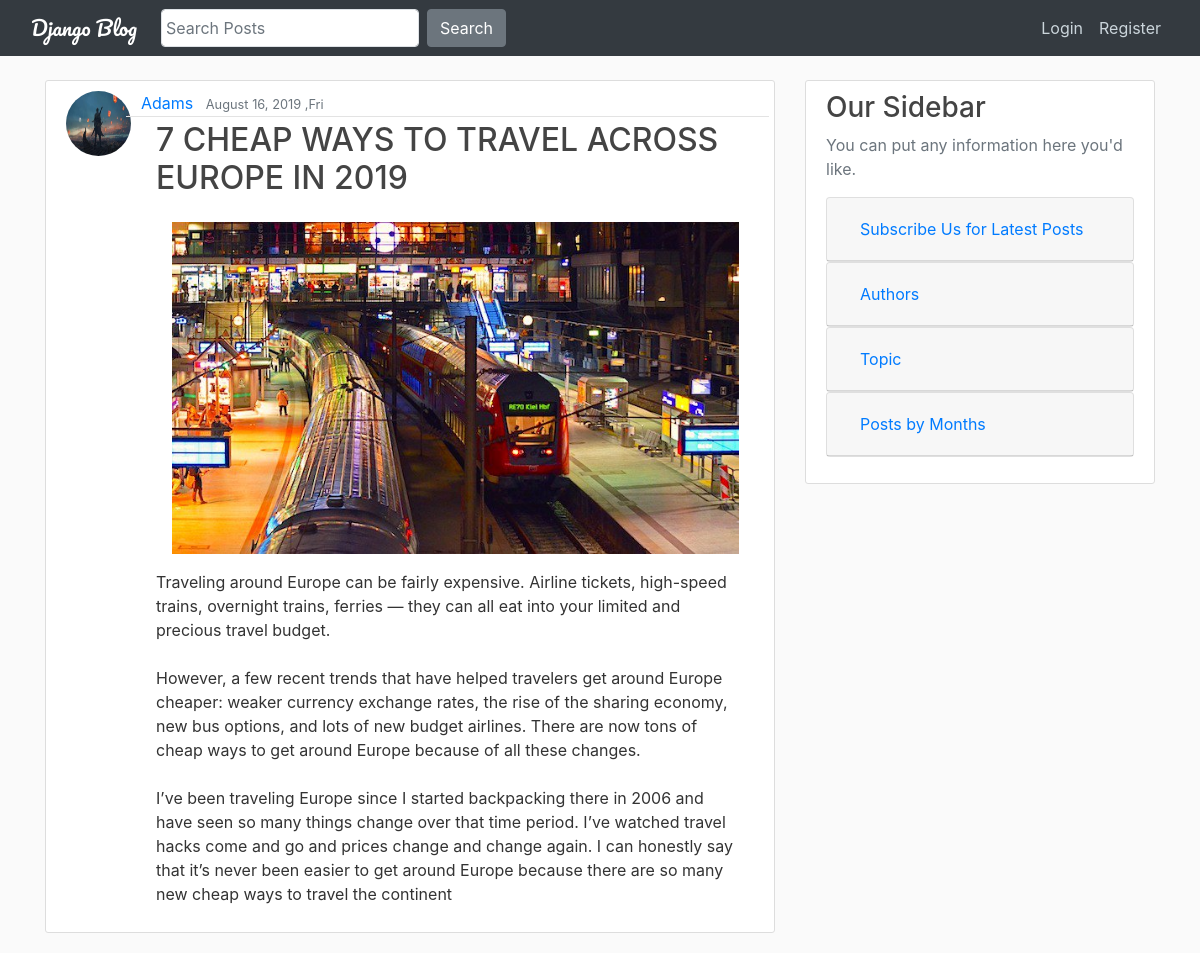
The page /post/10/ on the database its author committed.
### appblog/models.py (models this page shows, shortened)
class Post(models.Model):
    title=models.CharField(max_length=99)
    slug = models.SlugField(unique=True, null=False)
    topic= models.CharField(max_length=50,default='Select')
    images=models.ImageField(upload_to='images',blank=True)
    content= models.TextField()
    date_posted=models.DateTimeField(default=timezone.now)
    author=models.ForeignKey(User,default="Anonymous user",on_delete=models.CASCADE)

### users/models.py (models this page shows, shortened)
class Profile(models.Model):
    user = models.OneToOneField(User,on_delete=models.CASCADE)
    image = models.ImageField(default="default.jpg",upload_to='profile_pics')

### appblog/views.py (the view)
# urls.py: path('post/<int:pk>/',PostDetailView.as_view(), name='post_detail'),
class PostDetailView(DetailView):
    model = Post

### appblog/templates/appblog/post_detail.html (shortened to what this page needs)
{% extends "appblog/base.html"%}
{% block content %}
    <article class="media content-section">
        <img class="rounded-circle article-img" src="{{object.author.profile.image.url}}">
         <div class="media-body">
            <div class="article-metadata row ">
                <div class="col-sm-9">
                <a class="mr-2 " href="{% url 'user_posts' object.author.username %}">{{object.author}}</a>
                <small class="text-muted">{{object.date_posted|date:"F d, Y ,D"}}</small>
                </div>
            </div>
             <div class="col-md-auto">
                <h2 class="article-title">{{object.title}}</h2>
                {% if object.images  %}
                <div><img src="{{object.images.url}}" class="img-fluid m-2 p-2"></div>
                {% endif %}
                <p class="article-content">{{object.content|safe}}</p>
             </div>
         </div>
    </article>
{% endblock %}
{% block sidebar %}
{{block.super}}
{% endblock sidebar %}

### appblog/static/appblog/mainnn.css (style rules this page uses)
body { background: #fafafa; color: #333333; margin-top: 5rem; }
h1, h2, h3, h4, h5, h6 { color: #444444; }
.content-section { background: #ffffff; padding: 10px 20px; border: 1px solid #dddddd; border-radius: 3px; margin-bottom: 20px; }
.article-title { color: #444444; }
.article-content { white-space: pre-line; }
.article-img { height: 65px; width: 65px; margin-right: 10px; }
.article-metadata { padding-bottom: 1px; margin-bottom: 4px; border-bottom: 1px solid #e3e3e3 }

### rows shown on the page
Post: author.profile.image (picture), author "Adams", date_posted "August 16, 2019 ,Fri", title "7 CHEAP WAYS TO TRAVEL ACROSS EUROPE IN 2019", images (picture), content "Traveling around Europe can be fairly expensive. Airline tickets, high-speed trains, overnight trains, ferries — they can all eat into your limited and precious travel budget. However, a few recent trends that have helped travelers get around Europe cheaper: weaker currency exchange rates, the rise of the sharing economy, new bus options, and lots of new budget airlines. There are now tons of cheap ways to get around Europe because of all these changes. I’ve been traveling Europe since I started backpacking there in 2006 and have seen so many things change over that time period. I’ve watched travel hacks come and go and prices change and change again. I can honestly say that it’s never been…"
